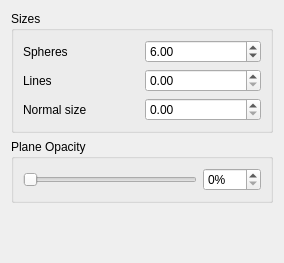
<?xml version="1.0" encoding="UTF-8"?>
<ui version="4.0">
 <class>verticesControls</class>
 <widget class="QWidget" name="verticesControls">
  <property name="geometry">
   <rect>
    <x>0</x>
    <y>0</y>
    <width>284</width>
    <height>263</height>
   </rect>
  </property>
  <property name="windowTitle">
   <string>Vertices Controls</string>
  </property>
  <layout class="QVBoxLayout" name="verticalLayout">
   <item>
    <widget class="QGroupBox" name="groupBox">
     <property name="title">
      <string>Sizes</string>
     </property>
     <layout class="QGridLayout" name="gridLayout">
      <item row="0" column="0">
       <widget class="QLabel" name="label_3">
        <property name="text">
         <string>Spheres</string>
        </property>
       </widget>
      </item>
      <item row="0" column="1">
       <widget class="QDoubleSpinBox" name="sphereSize">
        <property name="maximum">
         <double>10.000000000000000</double>
        </property>
        <property name="singleStep">
         <double>0.100000000000000</double>
        </property>
        <property name="value">
         <double>6.000000000000000</double>
        </property>
       </widget>
      </item>
      <item row="1" column="0">
       <widget class="QLabel" name="label">
        <property name="text">
         <string>Lines</string>
        </property>
       </widget>
      </item>
      <item row="1" column="1">
       <widget class="QDoubleSpinBox" name="lineThickness"/>
      </item>
      <item row="2" column="0">
       <widget class="QLabel" name="label_4">
        <property name="text">
         <string>Normal size</string>
        </property>
       </widget>
      </item>
      <item row="2" column="1">
       <widget class="QDoubleSpinBox" name="normalSize">
        <property name="maximum">
         <double>10.000000000000000</double>
        </property>
        <property name="singleStep">
         <double>0.100000000000000</double>
        </property>
       </widget>
      </item>
     </layout>
    </widget>
   </item>
   <item>
    <widget class="QGroupBox" name="groupBox_2">
     <property name="title">
      <string>Plane Opacity</string>
     </property>
     <layout class="QHBoxLayout" name="horizontalLayout">
      <item>
       <widget class="QSlider" name="horizontalSlider">
        <property name="orientation">
         <enum>Qt::Horizontal</enum>
        </property>
       </widget>
      </item>
      <item>
       <widget class="QSpinBox" name="planeOpacity">
        <property name="suffix">
         <string>%</string>
        </property>
        <property name="maximum">
         <number>100</number>
        </property>
       </widget>
      </item>
     </layout>
    </widget>
   </item>
   <item>
    <spacer name="verticalSpacer">
     <property name="orientation">
      <enum>Qt::Vertical</enum>
     </property>
     <property name="sizeHint" stdset="0">
      <size>
       <width>20</width>
       <height>59</height>
      </size>
     </property>
    </spacer>
   </item>
  </layout>
 </widget>
 <resources/>
 <connections>
  <connection>
   <sender>planeOpacity</sender>
   <signal>valueChanged(int)</signal>
   <receiver>horizontalSlider</receiver>
   <slot>setValue(int)</slot>
   <hints>
    <hint type="sourcelabel">
     <x>215</x>
     <y>192</y>
    </hint>
    <hint type="destinationlabel">
     <x>137</x>
     <y>191</y>
    </hint>
   </hints>
  </connection>
  <connection>
   <sender>horizontalSlider</sender>
   <signal>valueChanged(int)</signal>
   <receiver>planeOpacity</receiver>
   <slot>setValue(int)</slot>
   <hints>
    <hint type="sourcelabel">
     <x>69</x>
     <y>189</y>
    </hint>
    <hint type="destinationlabel">
     <x>217</x>
     <y>186</y>
    </hint>
   </hints>
  </connection>
 </connections>
</ui>
